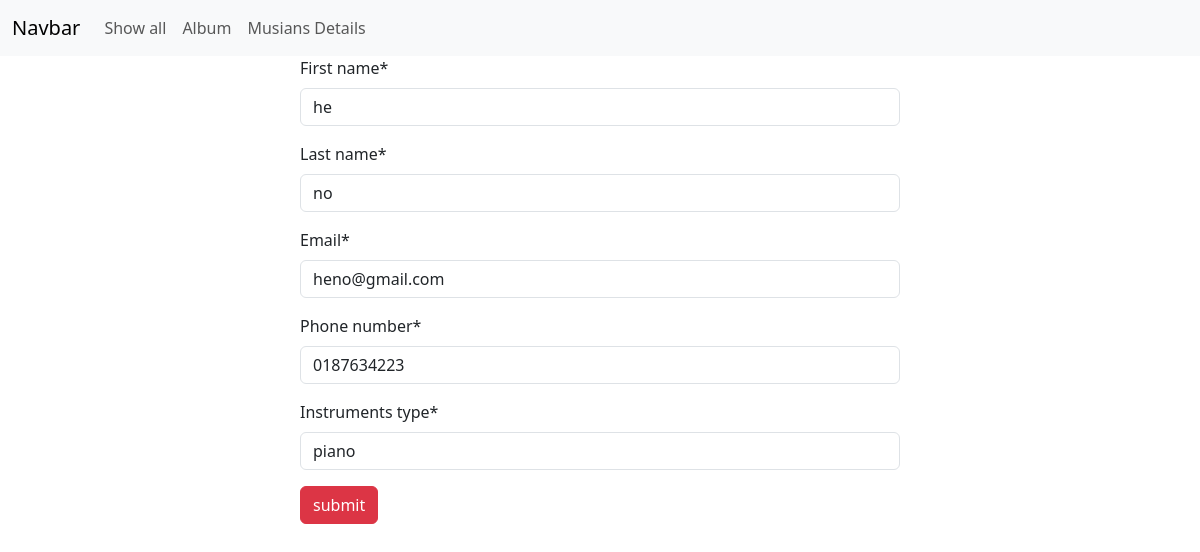
Screenshot of /musician/edit_musician/2 with the database file from the repository.
### musician/models.py (models this page shows, shortened)
class Musician(models.Model):
    first_name = models.CharField(max_length=100)
    last_name = models.CharField(max_length=100)
    email = models.EmailField()
    phone_number = models.CharField(max_length=12)
    instruments_type = models.CharField(max_length=30)

### musician/views.py (the view)
# urls.py: path('edit_musician/<int:id>',views.edit_musician , name='edit_musician'),
def edit_musician(request,id):
    post = models.Musician.objects.get(pk=id)
    postform = forms.MusicianForm(instance=post)
    if request.method == "POST":
        postform = forms.MusicianForm(request.POST,instance=post)
        if postform.is_valid():
            postform.save()
            return redirect('show')
    return render(request, 'show.html',{'form':postform})

### musician/forms.py
class MusicianForm(forms.ModelForm):
    class Meta:
        model = Musician
        fields ="__all__"

### musician/templates/show.html (shortened to what this page needs)
{%  extends "base.html" %}
{% load crispy_forms_tags %}
{% block content  %}
<div style="width:50%; margin:auto;" class="">
    <form method="post">
        {{form|crispy}}
        <button class="btn  btn-danger">submit </button>
    </form>
</div>
{% endblock   %}

### rows the page displays
Musician: first_name "he", last_name "no", email "heno@gmail.com", phone_number "0187634223", instruments_type "piano"
